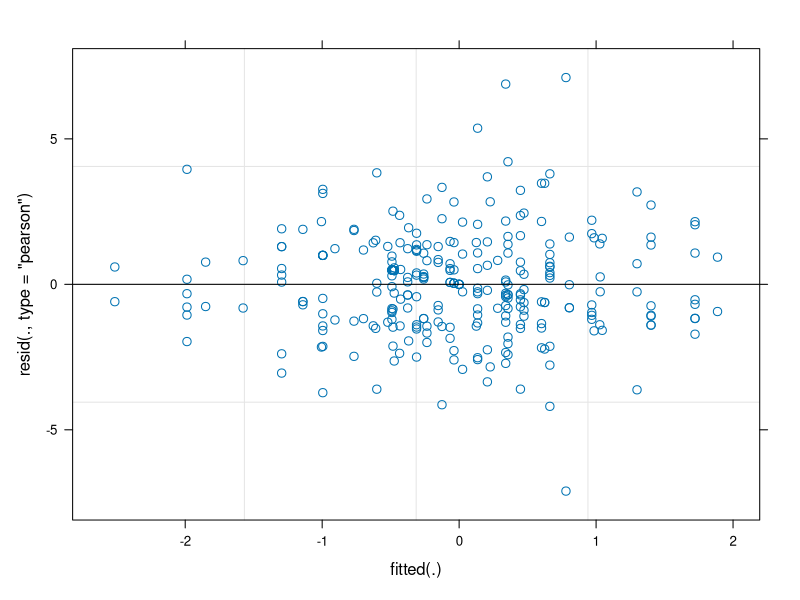
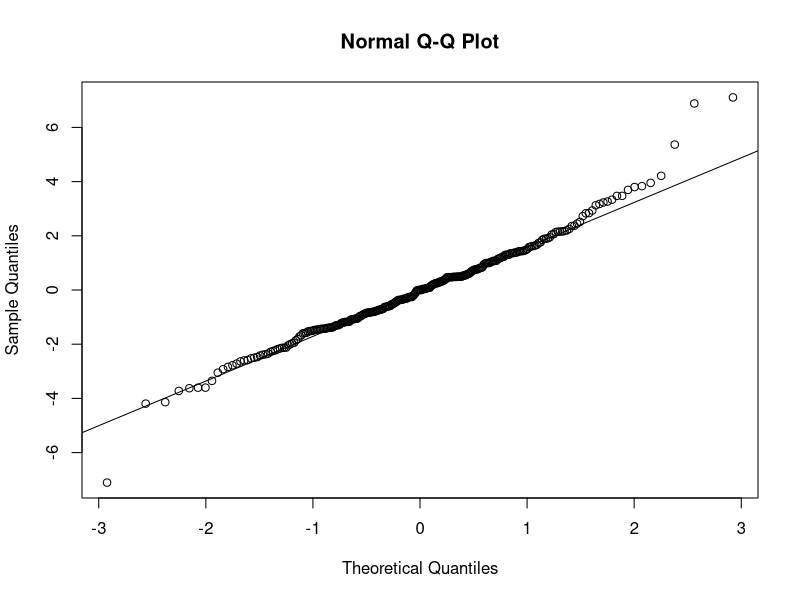

The R source for these figures, in order:
## ---- chunk 1
library(tidyverse)
library(lme4)
library(lmerTest)
library(emmeans)

dir.create("Controlled enzyme results", showWarnings = FALSE)
## ---- chunk 2
df <- read.csv("all_enzyme_data_controlled.csv")
## ---- chunk 3
df$Species <- as.factor(df$Species)

df$Treatment <- as.factor(df$Treatment)

df$`Plant.part` <- as.factor(df$`Plant.part`)

df$Enzyme.function <- as.factor(df$Enzyme.function)

df$Enzyme <- as.factor(df$Enzyme)
## ---- chunk 4
model <- lmer(
  `Log2.Fold.Change` ~
    Enzyme.function * 
    Treatment *
    Species *
    `Plant.part` +
    (1 | Enzyme.function:Enzyme),
  data=df
)
## ---- chunk 5
anova_results <- anova(model)

anova_results
## ---- chunk 6
write.csv(
    anova_results,
    "Controlled enzyme results/ANOVA_Table.csv"
)
## ---- chunk 7
emm_2 <- emmeans(model,  ~ Treatment | Enzyme.function * Species * Plant.part)

emm_pairs_2 <- pairs(emm_2, adjust = "BH")
emm_pairs_2

write.csv(emm_pairs_2,
          "Controlled enzyme results/Treatments_Pairwise_Comparisons.csv",
          row.names = FALSE)

## ---- chunk 8
plot(model)
## ---- chunk 9
qqnorm(residuals(model))
qqline(residuals(model))
